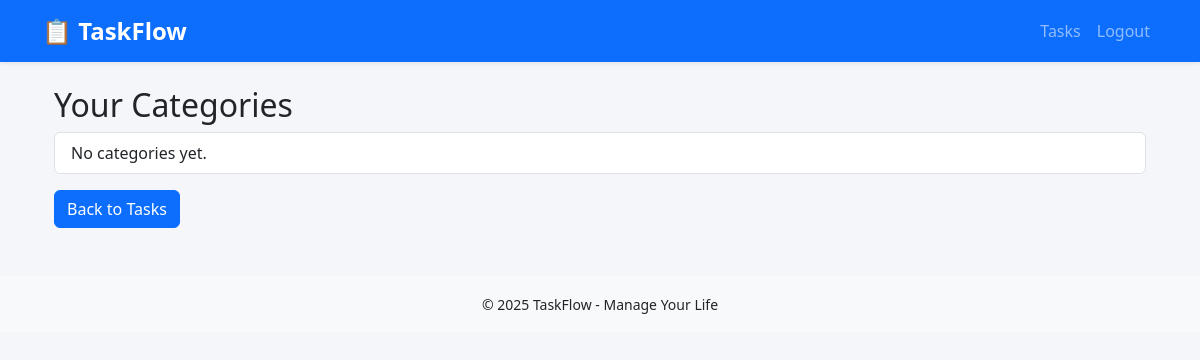
The app's page /categories/ (signed in), older data.
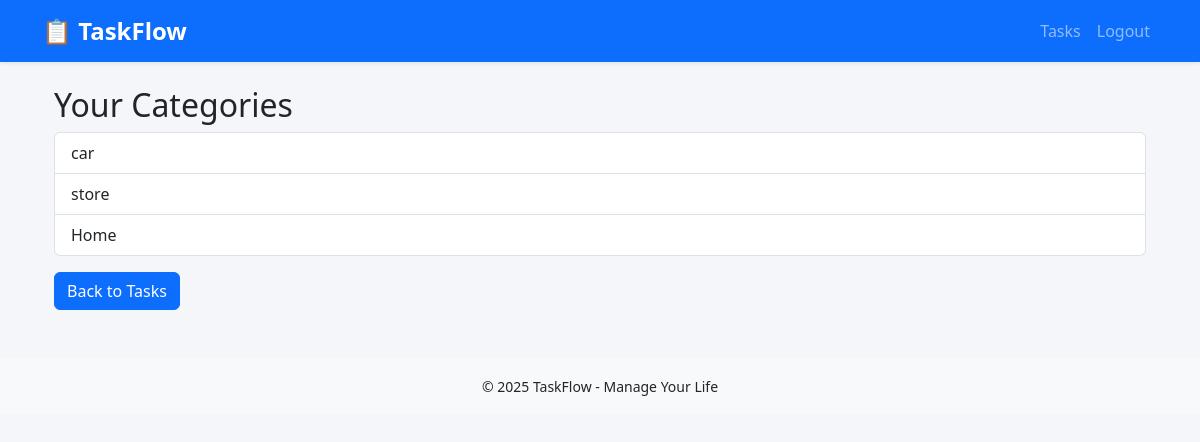
The same page, newer data.
### tasks/models.py (models this page shows, shortened)
class Category(models.Model):
    user = models.ForeignKey(User, on_delete=models.CASCADE)
    name = models.CharField(max_length=100)

### tasks/views.py (the view)
# urls.py: path('categories/', views.category_list, name='category_list'),
@login_required
def category_list(request):
    categories = Category.objects.filter(user=request.user)
    return render(request, 'tasks/category_list.html', {'categories': categories})

### tasks/templates/tasks/category_list.html
{% extends "tasks/base.html" %}
{% block content %}
<div class="container mt-4">
    <h2>Your Categories</h2>
    <ul class="list-group">
        {% for category in categories %}
            <li class="list-group-item">{{ category.name }}</li>
        {% empty %}
            <li class="list-group-item">No categories yet.</li>
        {% endfor %}
    </ul>
    <a href="{% url 'task_list' %}" class="btn btn-primary mt-3">Back to Tasks</a>
</div>
{% endblock %}

### tasks/templates/tasks/base.html (shortened to what this page needs)
<!DOCTYPE html>
<html lang="en">
<head>
    <link href="https://cdn.jsdelivr.net/npm/bootstrap@5.3.2/dist/css/bootstrap.min.css" rel="stylesheet">
</head>
<body>
    <nav class="navbar navbar-expand-lg navbar-dark bg-primary shadow-sm">
        <div class="container">
            <a class="navbar-brand" href="{% url 'task_list' %}">📋 TaskFlow</a>
            <div class="collapse navbar-collapse">
                <ul class="navbar-nav ms-auto">
                    {% if user.is_authenticated %}
                        <li class="nav-item"><a class="nav-link" href="{% url 'task_list' %}">Tasks</a></li>
                        <li class="nav-item"><a class="nav-link" href="{% url 'logout' %}">Logout</a></li>
                    {% else %}
                        <li class="nav-item"><a class="nav-link" href="{% url 'login' %}">Login</a></li>
                    {% endif %}
                </ul>
            </div>
        </div>
    </nav>
    <div class="container mt-4">
        {% block content %}{% endblock %}
    </div>
    <footer class="bg-light text-center py-3 mt-5">
        <small>&copy; 2025 TaskFlow - Manage Your Life</small>
    </footer>
</body>
</html>

### tasks/templates/tasks/base.html (style rules this page uses)
body { background: #f4f6f9; font-family: 'Segoe UI', Tahoma, Geneva, Verdana, sans-serif; }
.navbar-brand { font-weight: bold; font-size: 1.5rem; }

Row changes from the older to the newer data that the page shows:
added Category: name "car"
added Category: name "store"
added Category: name "Home"
Text that changed along with them:
text no longer shown: "No categories yet."
